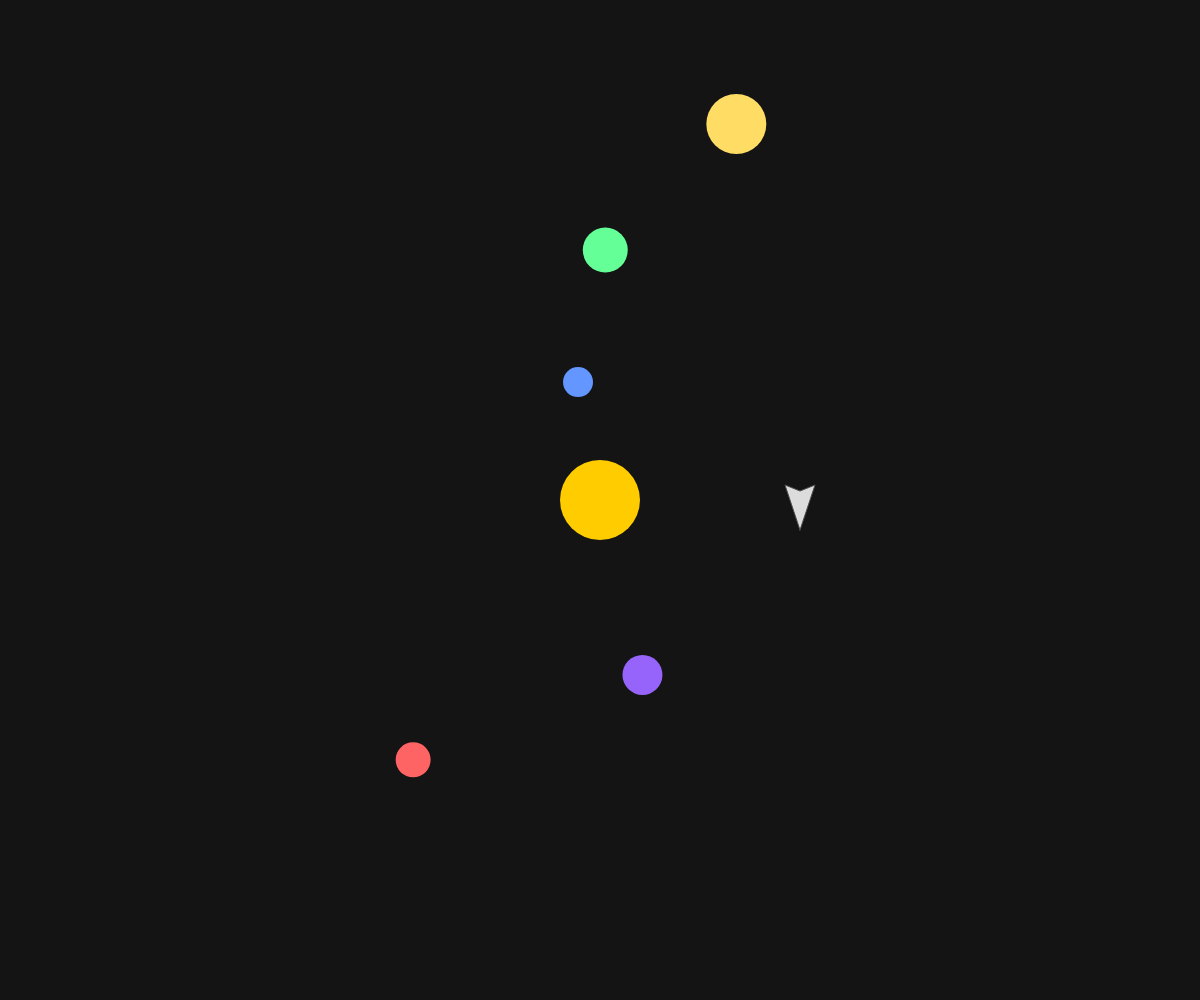
Frame 1 (no input)
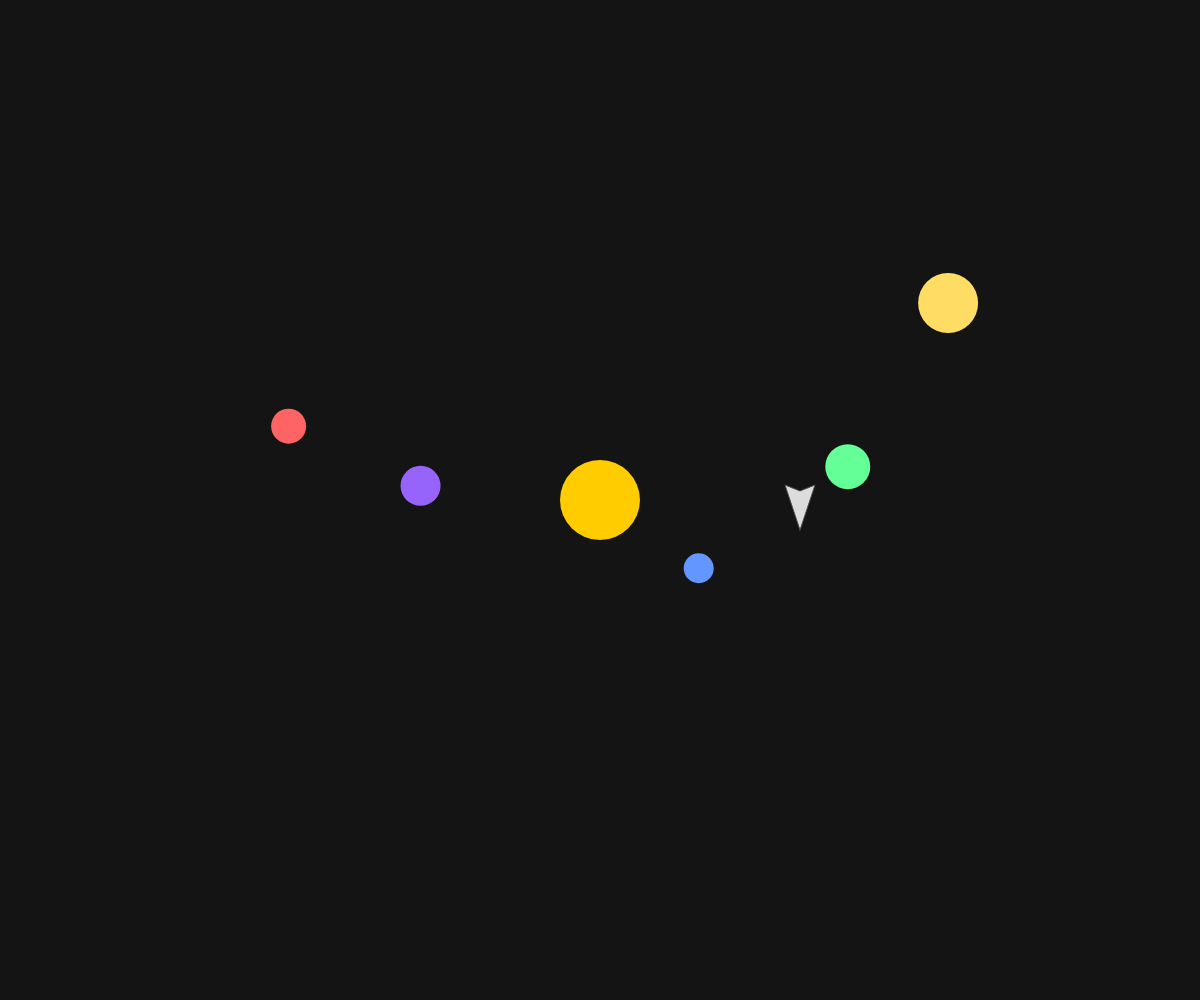
Frame 60 (no input)
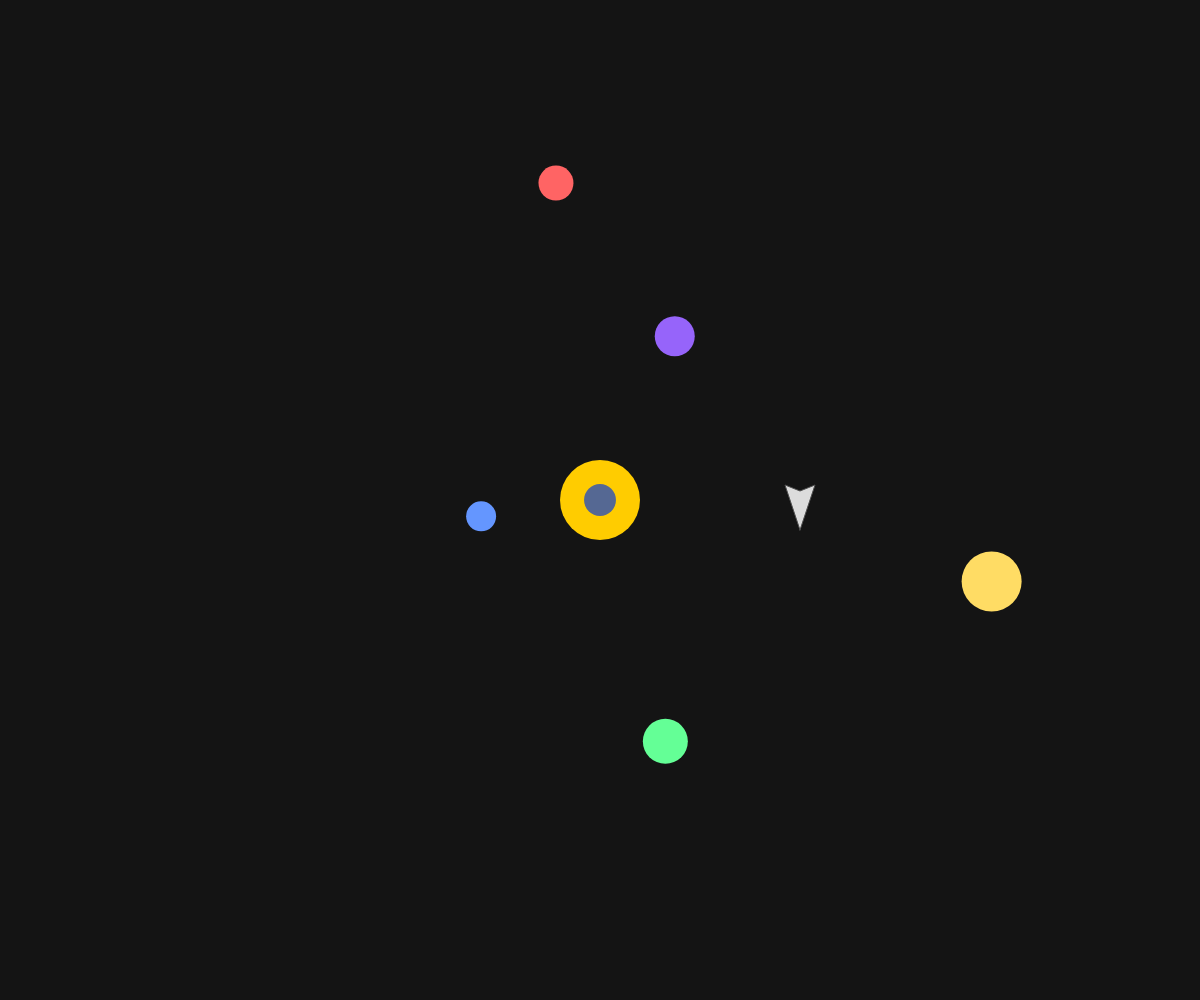
Frame 120 (the mouse pressed at the canvas centre since frame 60)

The p5.js sketch that drew these frames (run headless with seeded random() and noise() and a simulated clock; from frame 60 on, the mouse is pressed at the canvas centre):

// p5.js sketch
// ── sketch.js
class Planet {
  constructor(distance, size, speed, color) {
    this.distance = distance; // Distance from sun
    this.size = size;
    this.angle = random(TWO_PI);
    this.speed = speed; // Orbital speed
    this.color = color;
  }

  draw(sunX, sunY) {
    this.angle += this.speed * 4;
    let x = sunX + cos(this.angle) * this.distance;
    let y = sunY + sin(this.angle) * this.distance;
    fill(this.color);
    noStroke();
    circle(x, y, this.size);
  }
}

class Rocket {
  constructor(x, y, angle) {
    this.x = x;
    this.y = y;
    this.angle = angle;
    this.speed = 0;
    this.size = 30;
  }

  update() {
    if (keyIsDown(LEFT_ARROW)) this.angle -= 0.06;
    if (keyIsDown(RIGHT_ARROW)) this.angle += 0.06;
    if (keyIsDown(UP_ARROW)) this.speed = min(this.speed + 0.2, 6);
    if (keyIsDown(DOWN_ARROW)) this.speed = max(this.speed - 0.14, -6);

    this.x = (this.x + cos(this.angle) * this.speed + width) % width;
    this.y = (this.y + sin(this.angle) * this.speed + height) % height;
    this.speed *= 0.98;
  }

  draw() {
    push();
    translate(this.x, this.y);
    rotate(this.angle);
    fill(220);
    stroke(80);
    strokeWeight(1);

    beginShape();
    vertex(this.size, 0);
    vertex(-this.size * 0.5, -this.size * 0.5);
    vertex(-this.size * 0.3, 0);
    vertex(-this.size * 0.5, this.size * 0.5);
    endShape(CLOSE);

    if (keyIsDown(UP_ARROW)) {
      fill(255, 100, 0);
      noStroke();
      triangle(
        -this.size * 0.5,
        -this.size * 0.2,
        -this.size * 0.9,
        0,
        -this.size * 0.5,
        this.size * 0.2
      );
    }
    pop();
  }
}

let planets = [];
let sun;
let rocket;

function setup() {
  createCanvas(windowWidth, windowHeight);
  sun = { x: width / 2, y: height / 2, size: 80 };
  rocket = new Rocket(sun.x + 200, sun.y, PI / 2);

  // Add planets: distance, size, speed, color
  const planetData = [
    { distance: 120, size: 30, speed: 0.01, color: color(100, 150, 255) }, // Mercury
    { distance: 180, size: 40, speed: 0.008, color: color(150, 100, 250) }, // Venus
    { distance: 250, size: 45, speed: 0.006, color: color(100, 255, 150) }, // Earth
    { distance: 320, size: 35, speed: 0.005, color: color(255, 100, 100) }, // Mars
    { distance: 400, size: 60, speed: 0.003, color: color(255, 220, 100) }, // Jupiter
  ];

  for (let data of planetData) {
    planets.push(new Planet(data.distance, data.size, data.speed, data.color));
  }
}

function windowResized() {
  resizeCanvas(windowWidth, windowHeight);
  sun.x = width / 2;
  sun.y = height / 2;
}

function draw() {
  background(20);
  // Draw sun
  fill(255, 204, 0);
  noStroke();
  ellipse(sun.x, sun.y, sun.size);

  // Draw planets
  for (let p of planets) {
    p.draw(sun.x, sun.y);
  }

  rocket.update();
  rocket.draw();
}

// every time we click it add a new planet at the mouse position that orbit around the sun
function mousePressed() {
  let distance = dist(mouseX, mouseY, sun.x, sun.y);
  let size = random(20, 60);
  let speed = random(0.002, 0.01);
  let planetColor = color(random(50, 255), random(50, 255), random(50, 255));
  planets.push(new Planet(distance, size, speed, planetColor));
}
